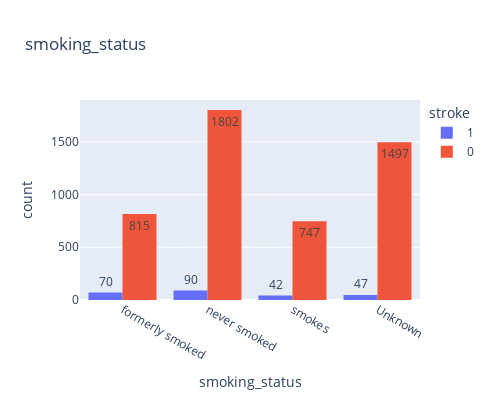

Notebook code for this chart:
### Code cell
px.histogram(data, x='smoking_status', text_auto=True, color='stroke', barmode='group', width=500, height=400, title='smoking_status')

### Figure 1 — Plotly figure (JSON) as saved in the notebook; plotly's stock layout.template omitted (floating-point values rounded to 4 significant figures; data arrays with more than 128 entries replaced by an {"elided": "..."} marker saying what was removed)
{"data": [{"alignmentgroup": "True", "bingroup": "x", "hovertemplate": "stroke=1<br>smoking_status=%{x}<br>count=%{y}<extra></extra>", "legendgroup": "1", "marker": {"color": "#636efa", "pattern": {"shape": ""}}, "name": "1", "offsetgroup": "1", "orientation": "v", "showlegend": true, "texttemplate": "%{value}", "type": "histogram", "x": {"elided": "249 str values"}, "xaxis": "x", "yaxis": "y"}, {"alignmentgroup": "True", "bingroup": "x", "hovertemplate": "stroke=0<br>smoking_status=%{x}<br>count=%{y}<extra></extra>", "legendgroup": "0", "marker": {"color": "#EF553B", "pattern": {"shape": ""}}, "name": "0", "offsetgroup": "0", "orientation": "v", "showlegend": true, "texttemplate": "%{value}", "type": "histogram", "x": {"elided": "4861 str values"}, "xaxis": "x", "yaxis": "y"}], "layout": {"barmode": "group", "height": 400, "legend": {"title": {"text": "stroke"}, "tracegroupgap": 0}, "title": {"text": "smoking_status"}, "width": 500, "xaxis": {"anchor": "y", "domain": [0, 1], "title": {"text": "smoking_status"}}, "yaxis": {"anchor": "x", "domain": [0, 1], "title": {"text": "count"}}}}
